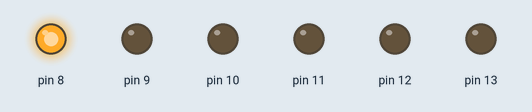
Simulated run of this sketch. Board: Arduino Uno, built with avr-gcc and run on an emulated ATmega328P. Shown: output pins drawn as LEDs (lit = HIGH).

Above: at 0.05 s.
At 0.35 s:
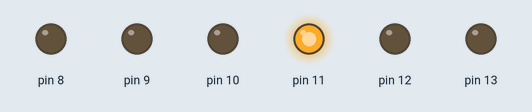
At 0.95 s:
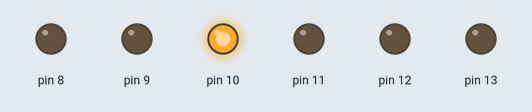
At 1.35 s:
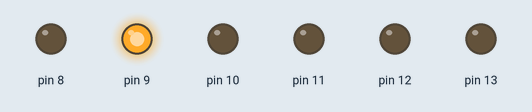
At 1.8 s:
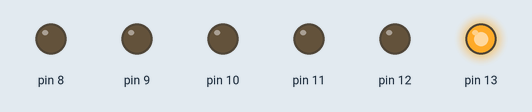
At 2.85 s:
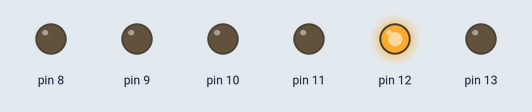
Timing chart, 0 to 3.1 s (numbered marks = the images above):
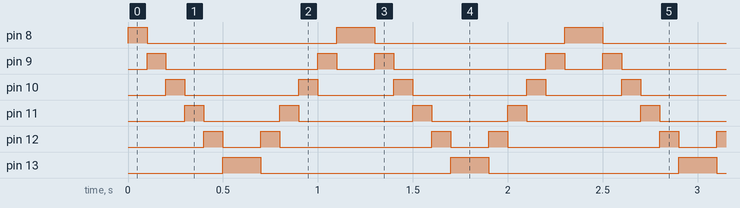

The sketch:

yuruyen_isik.ino
```cpp
const int sure = 100;
void setup() {
  // put your setup code here, to run once:
  for (int ledPin=8; ledPin<=13; ledPin++)
    {
      pinMode(ledPin,OUTPUT);
    }
}

void loop() {
  // put your main code here, to run repeatedly:
  for (int ledPin=8; ledPin<=13; ledPin++)
    {
      digitalWrite(ledPin,HIGH);
      delay(sure);
      digitalWrite(ledPin,LOW);
    }
  for (int ledPin=13; ledPin>=8; ledPin--)
    {
      digitalWrite(ledPin,HIGH);
      delay(sure);
      digitalWrite(ledPin,LOW);
    }
}
```

Measured:
- by itself, pin 8: repeats every 1.2 s: LOW 1.0 s, HIGH 0.20 s
- by itself, pin 9: repeats every 1.2 s: LOW 0.80 s, HIGH 0.10 s, LOW 0.20 s, HIGH 0.10 s
- by itself, pin 10: repeats every 1.2 s: LOW 0.60 s, HIGH 0.10 s, LOW 0.40 s, HIGH 0.10 s
- by itself, pin 11: repeats every 1.2 s: LOW 0.40 s, HIGH 0.10 s, LOW 0.60 s, HIGH 0.10 s
- by itself, pin 12: repeats every 1.2 s: LOW 0.20 s, HIGH 0.10 s, LOW 0.80 s, HIGH 0.10 s
- by itself, pin 13: alternates HIGH for 0.20 s and LOW for 1.0 s
